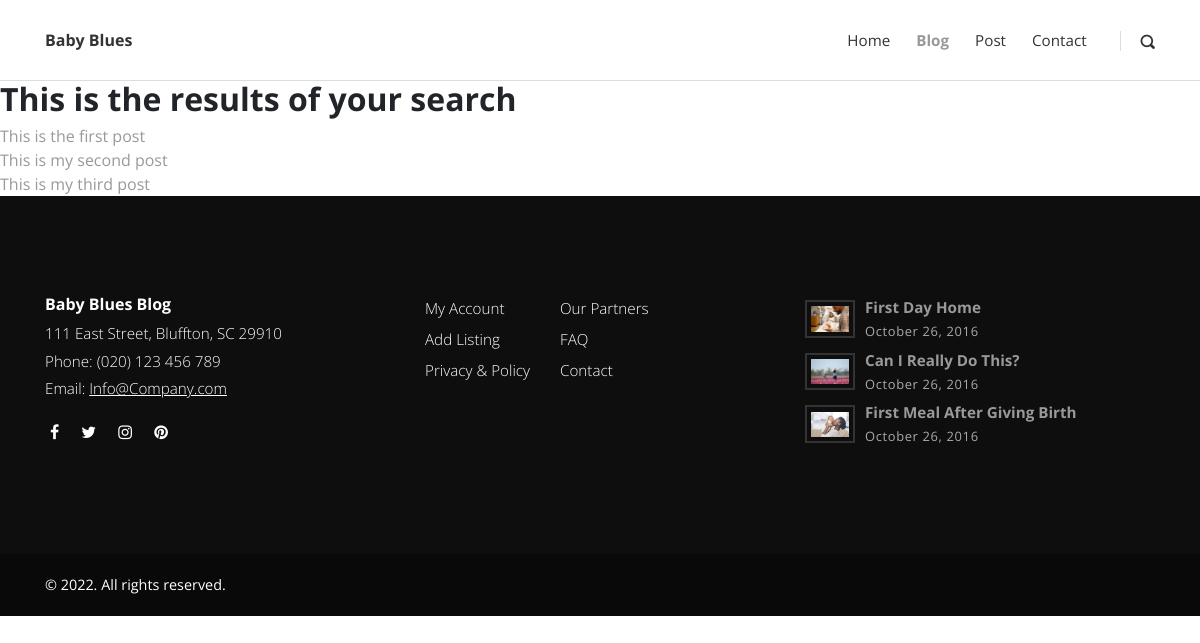
The app's page /search/ with its own data.
### post/models.py (models this page shows, shortened)
class Post(models.Model):
    title = models.CharField(max_length=100)
    overview = models.TextField()
    timestamp = models.DateTimeField(auto_now_add=True)
    content = HTMLField()
    comment_count = models.IntegerField(default=0)
    view_count = models.IntegerField ( default=0 )
    author = models.ForeignKey(Author, on_delete=models.CASCADE)
    thumbnail = models.ImageField()
    categories = models.ManyToManyField(Category)
    featured = models.BooleanField()
    def get_absolute_url(self):
        return reverse('post-detail', kwargs={
            'id': self.id
        })

### post/views.py (the view)
# urls.py: path('search/', search, name='search'),
def search(request):
    queryset = Post.objects.all()
    query = request.GET.get('q')
    if query:
        queryset = queryset.filter(
            Q(title__icontains=query) |
            Q(overview__icontains=query)
        ).distinct()
    context = {
        'queryset': queryset
    }
    return render(request, 'search_results.html', context)

### templates/search_results.html
{% extends 'base.html' %}
{% load static %}
{% block content %}
<h2>This is the results of your search</h2>
{% for post in queryset %}
    <a href="{{ post.get_absolute_url }}">{{ post.title }}</a>
    <br />
{% endfor %}
{% endblock %}

### static_in_env/css/style.default.css (style rules this page uses)
body { overflow-x: hidden; }
a, i, span { display: inline-block; text-decoration: none; -webkit-transition: all 0.3s; transition: all 0.3s; }
h1, h2, h3, h4, h5, h6 { margin-bottom: 15px; }
body { font-family: "Open Sans", sans-serif; font-size: 1rem; font-weight: normal; line-height: 1.5; color: #212529; background-color: #fff; }
a { color: #999; text-decoration: none; }
h1, h2, h3, h4, h5, h6, .h1, .h2, .h3, .h4, .h5, .h6 { margin-bottom: 0.5rem; font-family: inherit; font-weight: 700; line-height: 1.1; color: inherit; }
h2, .h2 { font-size: 2rem; }

### records on screen
Post: title "This is the first post"
Post: title "This is my second post"
Post: title "This is my third post"
